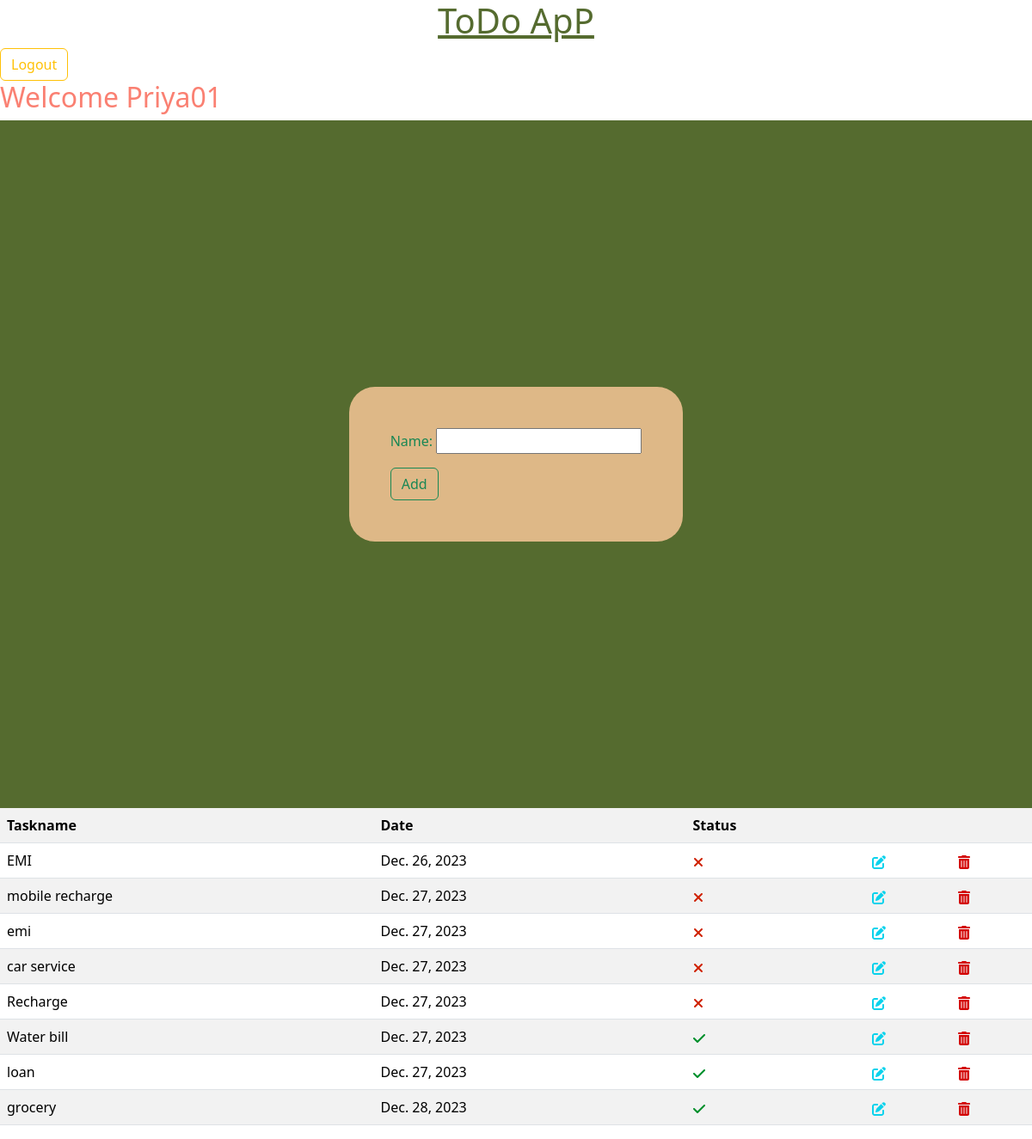
Screenshot of /index/ (signed in) with the database file from the repository.
### TodoApp/models.py (models this page shows)
class Task(models.Model):
    name=models.CharField(max_length=20)
    date=models.DateField(auto_now_add=True)
    user=models.ForeignKey(User,on_delete=models.CASCADE)
    complete=models.BooleanField(default=False)
    def __str__(self):
        return self.name

### TodoApp/views.py (the view, shortened to what this page needs)
# urls.py: path('index/',Taskview.as_view(),name='index'),
class Taskview(View):
    def get(self,request,*args,**kwargs):
        form=Taskform()
        data=Task.objects.filter(user=request.user).order_by('complete')
        return render(request,"index.html",{"form":form,"data":data})

### TodoApp/forms.py
class Taskform(forms.ModelForm):
    class Meta:
        model = Task
        fields = ['name']

### TodoApp/templates/index.html (shortened to what this page needs)
<!DOCTYPE html>
<html lang="en">
<head>
    <link href="https://cdn.jsdelivr.net/npm/bootstrap@5.3.2/dist/css/bootstrap.min.css" rel="stylesheet"
>
</head>
<body>
    <h1 align="center" style="color: darkolivegreen;"><u>ToDo ApP</u></h1>
    <div><a href="{% url 'logout' %}" class="btn btn-outline-warning">Logout</a></div>
    <h2 style="color:#FA8072">Welcome {{request.user}} </h2>
    <div class="index">
        <div style="background-color: burlywood;" class="inside">
        <form action="" class="p-4 m-4 text-success  fw-medium" method="post">
            {{form.as_p}}
            <button type="submit" class="btn btn-outline-success">Add</button>
        </form>
    </div>
    </div>
    <table  class="table  table-striped">
        <tr>
            <th>Taskname</th>
            <th>Date</th>
            <th>Status</th>
            <th></th>
            <th></th>
        </tr>
        {% for i in data %}
        <tr>
            <td>{{i.name}}</td>
            <td>{{i.date}}</td>
            {% if i.complete == False %}
            <td></td>
            {% else %}
            <td><svg xmlns="http://www.w3.org/2000/svg" height="16" width="14" viewBox="0 0 448 512"><path fill="#008f2b" d="M438.6 105.4c12.5 12.5 12.5 32.8 0 45.3l-256 256c-12.5 12.5-32.8 12.5-45.3 0l-128-128c-12.5-12.5-12.5-32.8 0-45.3s32.8-12.5 45.3 0L160 338.7 393.4 105.4c12.5-12.5 32.8-12.5 45.3 0z"/></svg></td>
            {% endif %}
            <td><a href="{% url 'edit' i.id %}"></a></td>
            <td><a href="{% url 'del' i.id %}"></a></td>
        </tr>
        {% endfor %}
    </table>
</body>
</html>

### TodoApp/templates/index.html (style rules this page uses)
.index { height: 100vh; width: 100%; display: flex; justify-content: center; align-items: center; background-color: darkolivegreen; }
.inside { border-radius: 30px; }

### rows the page displays
Task: name "EMI", date "Dec. 26, 2023"
Task: name "mobile recharge", date "Dec. 27, 2023"
Task: name "emi", date "Dec. 27, 2023"
Task: name "car service", date "Dec. 27, 2023"
Task: name "Recharge", date "Dec. 27, 2023"
Task: name "Water bill", date "Dec. 27, 2023", complete True (drawn)
Task: name "loan", date "Dec. 27, 2023", complete True (drawn)
Task: name "grocery", date "Dec. 28, 2023", complete True (drawn)

### other values shown
{{ request.user }} "Priya01"
